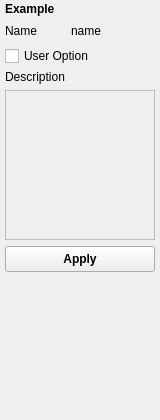
<?xml version="1.0" encoding="UTF-8"?>
<ui version="4.0">
 <class>Form</class>
 <widget class="QWidget" name="Form">
  <property name="geometry">
   <rect>
    <x>0</x>
    <y>0</y>
    <width>160</width>
    <height>420</height>
   </rect>
  </property>
  <property name="sizePolicy">
   <sizepolicy hsizetype="MinimumExpanding" vsizetype="Preferred">
    <horstretch>0</horstretch>
    <verstretch>0</verstretch>
   </sizepolicy>
  </property>
  <property name="minimumSize">
   <size>
    <width>160</width>
    <height>350</height>
   </size>
  </property>
  <property name="maximumSize">
   <size>
    <width>300</width>
    <height>16777215</height>
   </size>
  </property>
  <property name="windowTitle">
   <string>Form</string>
  </property>
  <property name="statusTip">
   <string>This is example test </string>
  </property>
  <property name="styleSheet">
   <string notr="true">QLineEdit, QPlainTextEdit, QToolButton {
color: rgb(100, 100, 100);
border: 1px solid rgb(0, 0, 0, 50);
background-color: rgb(255, 255, 255, 0);
}</string>
  </property>
  <layout class="QVBoxLayout" name="verticalLayout">
   <property name="spacing">
    <number>4</number>
   </property>
   <property name="leftMargin">
    <number>5</number>
   </property>
   <property name="topMargin">
    <number>2</number>
   </property>
   <property name="rightMargin">
    <number>5</number>
   </property>
   <property name="bottomMargin">
    <number>2</number>
   </property>
   <item>
    <widget class="QLabel" name="title">
     <property name="font">
      <font>
       <weight>75</weight>
       <bold>true</bold>
      </font>
     </property>
     <property name="text">
      <string>Example</string>
     </property>
    </widget>
   </item>
   <item>
    <layout class="QHBoxLayout" name="horizontalLayout">
     <property name="spacing">
      <number>6</number>
     </property>
     <item>
      <widget class="QLabel" name="label">
       <property name="minimumSize">
        <size>
         <width>45</width>
         <height>0</height>
        </size>
       </property>
       <property name="maximumSize">
        <size>
         <width>60</width>
         <height>16777215</height>
        </size>
       </property>
       <property name="text">
        <string>Name</string>
       </property>
      </widget>
     </item>
     <item>
      <widget class="QLabel" name="name">
       <property name="minimumSize">
        <size>
         <width>0</width>
         <height>22</height>
        </size>
       </property>
       <property name="statusTip">
        <string>Name of item</string>
       </property>
       <property name="text">
        <string>name</string>
       </property>
      </widget>
     </item>
    </layout>
   </item>
   <item>
    <widget class="QCheckBox" name="optionCheckBox">
     <property name="text">
      <string>User Option</string>
     </property>
    </widget>
   </item>
   <item>
    <widget class="QFrame" name="frame_5">
     <property name="minimumSize">
      <size>
       <width>0</width>
       <height>0</height>
      </size>
     </property>
     <property name="maximumSize">
      <size>
       <width>16777215</width>
       <height>16777215</height>
      </size>
     </property>
     <property name="frameShape">
      <enum>QFrame::NoFrame</enum>
     </property>
     <property name="frameShadow">
      <enum>QFrame::Plain</enum>
     </property>
     <layout class="QVBoxLayout" name="verticalLayout_8">
      <property name="margin">
       <number>0</number>
      </property>
      <item>
       <widget class="QLabel" name="label_2">
        <property name="text">
         <string>Description</string>
        </property>
       </widget>
      </item>
      <item>
       <widget class="QPlainTextEdit" name="description">
        <property name="enabled">
         <bool>false</bool>
        </property>
        <property name="sizePolicy">
         <sizepolicy hsizetype="Preferred" vsizetype="MinimumExpanding">
          <horstretch>0</horstretch>
          <verstretch>0</verstretch>
         </sizepolicy>
        </property>
        <property name="minimumSize">
         <size>
          <width>150</width>
          <height>50</height>
         </size>
        </property>
        <property name="maximumSize">
         <size>
          <width>16777215</width>
          <height>150</height>
         </size>
        </property>
        <property name="styleSheet">
         <string notr="true">
QLineEdit, QPlainTextEdit, QToolButton {
color: rgb(100, 100, 100);
border: 1px solid rgb(0, 0, 0, 50);
background-color: rgb(255, 255, 255, 0);
}</string>
        </property>
        <property name="plainText">
         <string/>
        </property>
       </widget>
      </item>
      <item>
       <layout class="QHBoxLayout" name="horizontalLayout_3">
        <property name="topMargin">
         <number>0</number>
        </property>
        <item>
         <widget class="QPushButton" name="acceptButton">
          <property name="sizePolicy">
           <sizepolicy hsizetype="Preferred" vsizetype="Fixed">
            <horstretch>0</horstretch>
            <verstretch>0</verstretch>
           </sizepolicy>
          </property>
          <property name="minimumSize">
           <size>
            <width>0</width>
            <height>26</height>
           </size>
          </property>
          <property name="font">
           <font>
            <weight>75</weight>
            <bold>true</bold>
           </font>
          </property>
          <property name="toolTip">
           <string/>
          </property>
          <property name="styleSheet">
           <string notr="true"/>
          </property>
          <property name="text">
           <string>Apply</string>
          </property>
         </widget>
        </item>
       </layout>
      </item>
      <item>
       <spacer name="verticalSpacer">
        <property name="orientation">
         <enum>Qt::Vertical</enum>
        </property>
        <property name="sizeType">
         <enum>QSizePolicy::Expanding</enum>
        </property>
        <property name="sizeHint" stdset="0">
         <size>
          <width>20</width>
          <height>40</height>
         </size>
        </property>
       </spacer>
      </item>
     </layout>
    </widget>
   </item>
  </layout>
 </widget>
 <resources/>
 <connections/>
 <slots>
  <slot>snapshot()</slot>
  <slot>apply()</slot>
  <slot>edit()</slot>
 </slots>
</ui>
